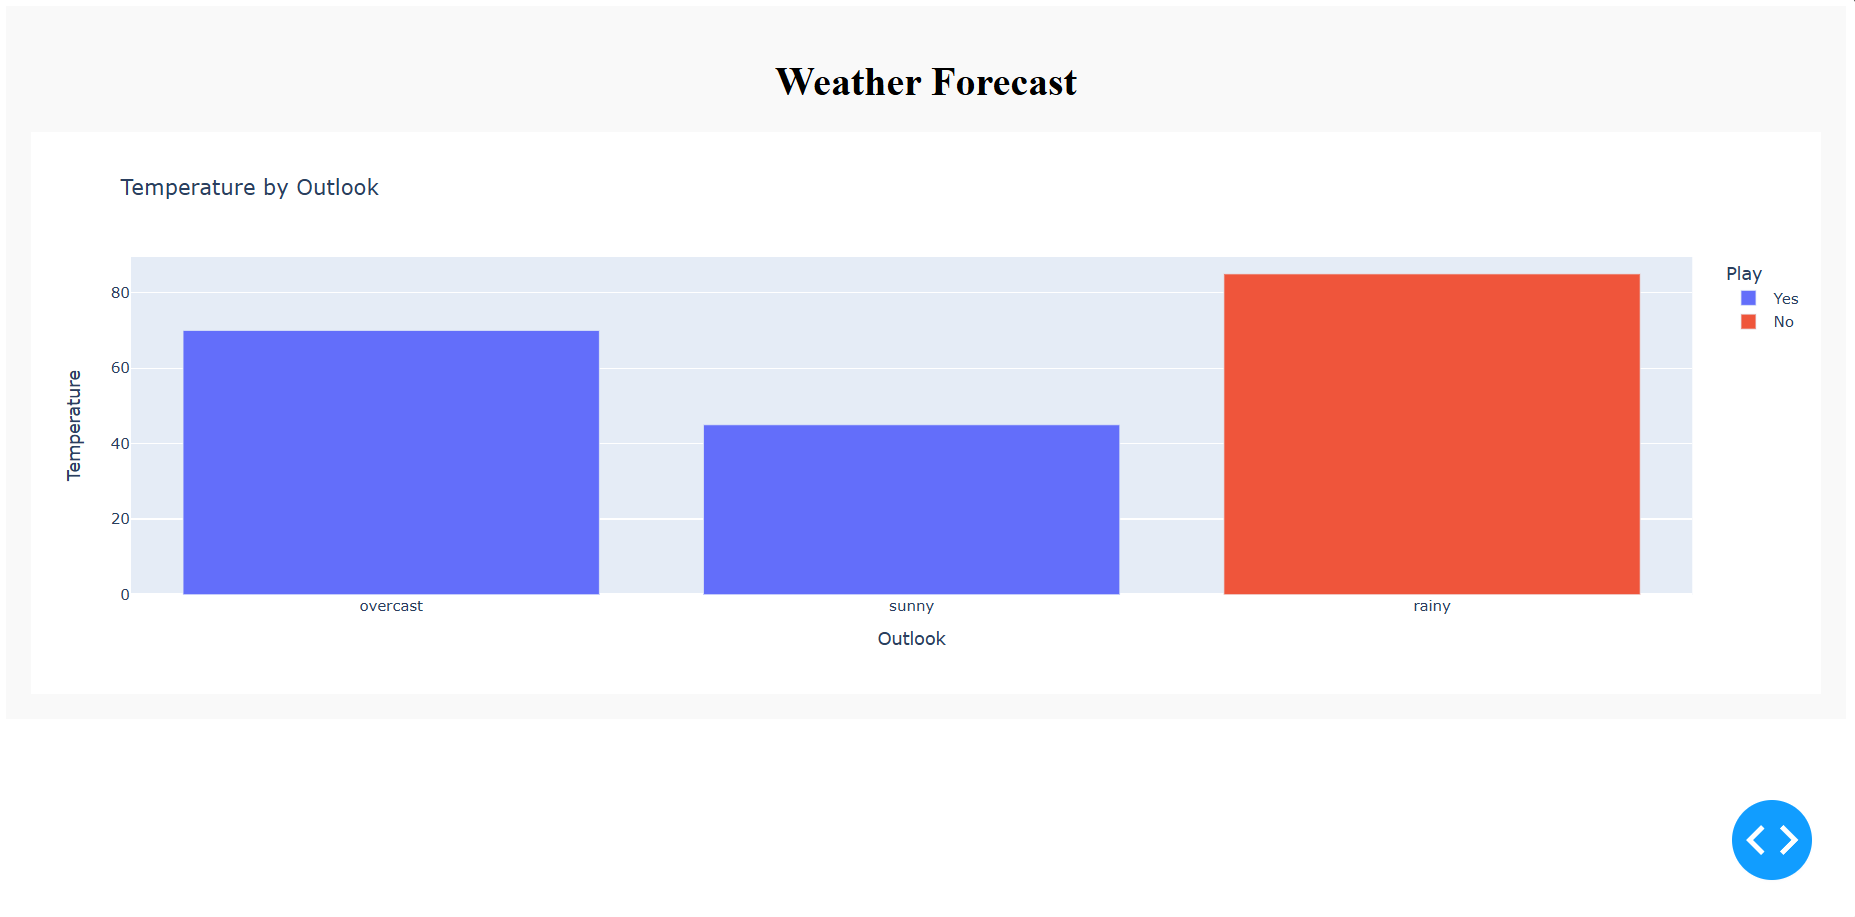

Python code for this plot:
from dash import Dash, html, dcc
import plotly.express as px
import pandas as pd

# Sample DataFrame creation for demonstration
data = pd.DataFrame({
    'Outlook': ['overcast', 'rainy', 'sunny'],
    'Temperature': [70, 85, 45],
    'Play': ['Yes', 'No', 'Yes']
})

# Create a bar chart using Plotly Express
fig = px.bar(data, x='Outlook', y='Temperature',color='Play', title='Temperature by Outlook')

# Create a Dash application
app = Dash(__name__)

# Define the layout of the app
app.layout = html.Div(
    style={'backgroundColor': '#f9f9f9', 'padding': '20px'},  # Background color and padding for the entire layout
    children=[
        html.H1('Weather Forecast', style={'textAlign': 'center'}),  # Center align the heading

        dcc.Graph(
            id='bar-chart',
            figure=fig
        )
    ]
)

# Run the app
if __name__ == '__main__':
    app.run_server(debug=True)
